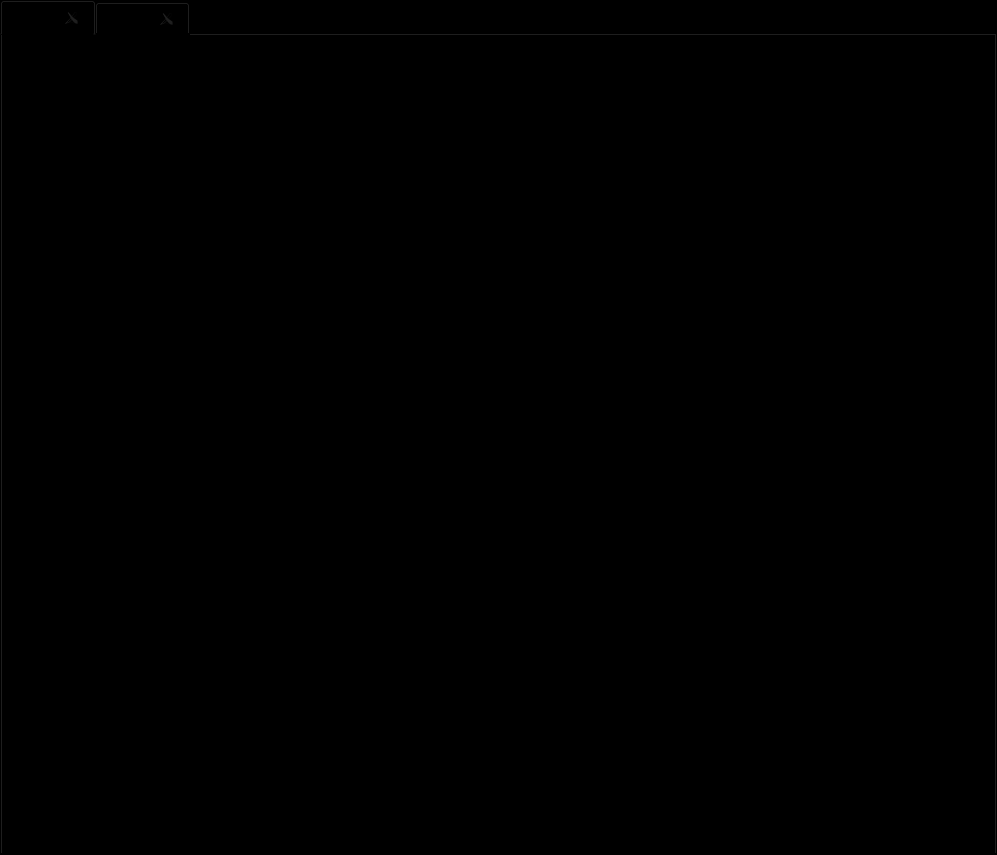
<?xml version="1.0" encoding="UTF-8"?>
<ui version="4.0">
 <class>ImageFrameWidget</class>
 <widget class="QWidget" name="ImageFrameWidget">
  <property name="geometry">
   <rect>
    <x>0</x>
    <y>0</y>
    <width>997</width>
    <height>855</height>
   </rect>
  </property>
  <property name="windowTitle">
   <string>ImageFrameWidget</string>
  </property>
  <property name="styleSheet">
   <string notr="true">background-color: rgb(0, 0, 0);</string>
  </property>
  <layout class="QVBoxLayout" name="verticalLayout">
   <property name="spacing">
    <number>0</number>
   </property>
   <property name="leftMargin">
    <number>0</number>
   </property>
   <property name="topMargin">
    <number>0</number>
   </property>
   <property name="rightMargin">
    <number>0</number>
   </property>
   <property name="bottomMargin">
    <number>0</number>
   </property>
   <item>
    <widget class="QTabWidget" name="studiesTabWidget">
     <property name="font">
      <font>
       <pointsize>14</pointsize>
      </font>
     </property>
     <property name="tabShape">
      <enum>QTabWidget::Rounded</enum>
     </property>
     <property name="currentIndex">
      <number>0</number>
     </property>
     <property name="tabsClosable">
      <bool>true</bool>
     </property>
     <widget class="QWidget" name="tab">
      <attribute name="title">
       <string>Tab 1</string>
      </attribute>
     </widget>
     <widget class="QWidget" name="tab_2">
      <attribute name="title">
       <string>Tab 2</string>
      </attribute>
     </widget>
    </widget>
   </item>
  </layout>
 </widget>
 <layoutdefault spacing="6" margin="11"/>
 <resources>
  <include location="StarLightStation.qrc"/>
 </resources>
 <connections/>
</ui>
